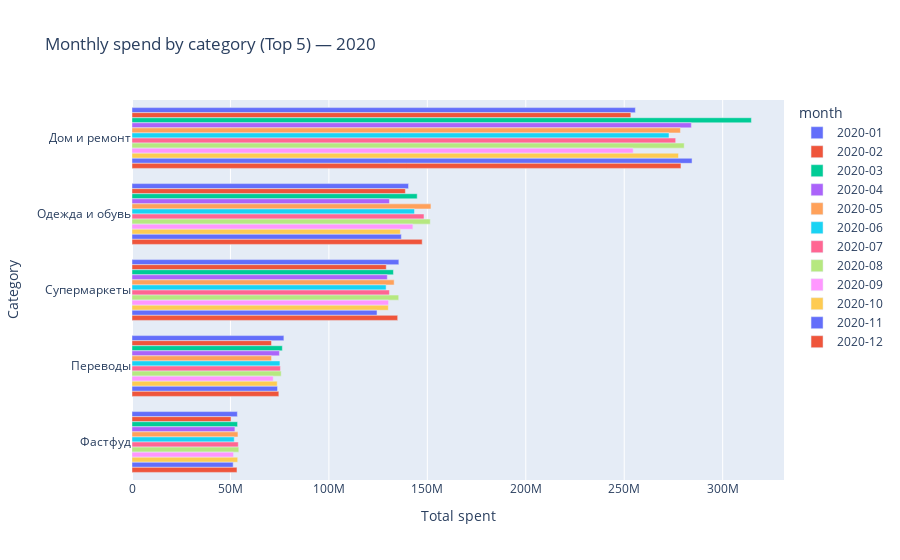

The notebook cell saved with this chart:
### Markdown cell above
### Динамика ежедневных расходов по топ-категориям (2020)

Линейный график отображает ежедневную динамику расходов для топ-3 категорий с наибольшей суммарной величиной трат за 2020 год.  
Каждая линия соответствует отдельной категории.

Визуализация позволяет:
- сравнить поведение расходов между ключевыми категориями во времени
- выявить волатильность и сезонные колебания
- определить категории с наиболее стабильными и наиболее изменчивыми расходами

### Code cell
TOP_N = 5          
BAR_MODE = "group" 

# месяц из даты
m = df.copy()
m["month"] = m["ymd"].dt.to_period("M").astype(str) 

# агрегируем траты по месяцу и  категориям
monthly_cat = (
    m.groupby(["month", "name"], as_index=False)["total_spent"]
    .sum()
)

# топ категорий по сумме за год 
top_names = (
    monthly_cat.groupby("name")["total_spent"].sum()
    .sort_values(ascending=False)
    .head(TOP_N)
    .index
)
monthly_top = monthly_cat[monthly_cat["name"].isin(top_names)].copy()

# порядок месяцев
month_order = pd.date_range("2020-01-01", "2020-12-01", freq="MS").strftime("%Y-%m").tolist()
monthly_top["month"] = pd.Categorical(monthly_top["month"], categories=month_order, ordered=True)

# порядок категорий (по сумме за год, сверху — крупнейшие)
cat_order = (
    monthly_top.groupby("name")["total_spent"].sum()
    .sort_values(ascending=True)   
    .index.tolist()
)


fig = px.bar(
    monthly_top.sort_values(["name", "month"]),
    y="name",
    x="total_spent",
    color="month",
    orientation="h",
    category_orders={"name": cat_order},
    barmode=BAR_MODE,
    title=f"Monthly spend by category (Top {TOP_N}) — 2020"
)

# cамые большие категории сверху
fig.update_layout(xaxis_title="Total spent", yaxis_title="Category")
fig.update_yaxes(autorange="reversed")

fig.show()

### Figure 1 — Plotly figure (JSON) as saved in the notebook; plotly's stock layout.template omitted (floating-point values rounded to 4 significant figures)
{"data": [{"alignmentgroup": "True", "hovertemplate": "month=2020-01<br>total_spent=%{x}<br>name=%{y}<extra></extra>", "legendgroup": "2020-01", "marker": {"color": "#636efa", "pattern": {"shape": ""}}, "name": "2020-01", "offsetgroup": "2020-01", "orientation": "h", "showlegend": true, "textposition": "auto", "type": "bar", "x": [255700000.0, 140500000.0, 77150000.0, 135500000.0, 53520000.0], "xaxis": "x", "y": ["Дом и ремонт", "Одежда и обувь", "Переводы", "Супермаркеты", "Фастфуд"], "yaxis": "y"}, {"alignmentgroup": "True", "hovertemplate": "month=2020-02<br>total_spent=%{x}<br>name=%{y}<extra></extra>", "legendgroup": "2020-02", "marker": {"color": "#EF553B", "pattern": {"shape": ""}}, "name": "2020-02", "offsetgroup": "2020-02", "orientation": "h", "showlegend": true, "textposition": "auto", "type": "bar", "x": [253400000.0, 138900000.0, 70860000.0, 129100000.0, 50290000.0], "xaxis": "x", "y": ["Дом и ремонт", "Одежда и обувь", "Переводы", "Супермаркеты", "Фастфуд"], "yaxis": "y"}, {"alignmentgroup": "True", "hovertemplate": "month=2020-03<br>total_spent=%{x}<br>name=%{y}<extra></extra>", "legendgroup": "2020-03", "marker": {"color": "#00cc96", "pattern": {"shape": ""}}, "name": "2020-03", "offsetgroup": "2020-03", "orientation": "h", "showlegend": true, "textposition": "auto", "type": "bar", "x": [314600000.0, 144900000.0, 76360000.0, 132800000.0, 53630000.0], "xaxis": "x", "y": ["Дом и ремонт", "Одежда и обувь", "Переводы", "Супермаркеты", "Фастфуд"], "yaxis": "y"}, {"alignmentgroup": "True", "hovertemplate": "month=2020-04<br>total_spent=%{x}<br>name=%{y}<extra></extra>", "legendgroup": "2020-04", "marker": {"color": "#ab63fa", "pattern": {"shape": ""}}, "name": "2020-04", "offsetgroup": "2020-04", "orientation": "h", "showlegend": true, "textposition": "auto", "type": "bar", "x": [284100000.0, 130800000.0, 74860000.0, 129700000.0, 52270000.0], "xaxis": "x", "y": ["Дом и ремонт", "Одежда и обувь", "Переводы", "Супермаркеты", "Фастфуд"], "yaxis": "y"}, {"alignmentgroup": "True", "hovertemplate": "month=2020-05<br>total_spent=%{x}<br>name=%{y}<extra></extra>", "legendgroup": "2020-05", "marker": {"color": "#FFA15A", "pattern": {"shape": ""}}, "name": "2020-05", "offsetgroup": "2020-05", "orientation": "h", "showlegend": true, "textposition": "auto", "type": "bar", "x": [278500000.0, 151800000.0, 70870000.0, 133100000.0, 53810000.0], "xaxis": "x", "y": ["Дом и ремонт", "Одежда и обувь", "Переводы", "Супермаркеты", "Фастфуд"], "yaxis": "y"}, {"alignmentgroup": "True", "hovertemplate": "month=2020-06<br>total_spent=%{x}<br>name=%{y}<extra></extra>", "legendgroup": "2020-06", "marker": {"color": "#19d3f3", "pattern": {"shape": ""}}, "name": "2020-06", "offsetgroup": "2020-06", "orientation": "h", "showlegend": true, "textposition": "auto", "type": "bar", "x": [272700000.0, 143500000.0, 75130000.0, 129100000.0, 51930000.0], "xaxis": "x", "y": ["Дом и ремонт", "Одежда и обувь", "Переводы", "Супермаркеты", "Фастфуд"], "yaxis": "y"}, {"alignmentgroup": "True", "hovertemplate": "month=2020-07<br>total_spent=%{x}<br>name=%{y}<extra></extra>", "legendgroup": "2020-07", "marker": {"color": "#FF6692", "pattern": {"shape": ""}}, "name": "2020-07", "offsetgroup": "2020-07", "orientation": "h", "showlegend": true, "textposition": "auto", "type": "bar", "x": [276100000.0, 148300000.0, 75380000.0, 130700000.0, 53980000.0], "xaxis": "x", "y": ["Дом и ремонт", "Одежда и обувь", "Переводы", "Супермаркеты", "Фастфуд"], "yaxis": "y"}, {"alignmentgroup": "True", "hovertemplate": "month=2020-08<br>total_spent=%{x}<br>name=%{y}<extra></extra>", "legendgroup": "2020-08", "marker": {"color": "#B6E880", "pattern": {"shape": ""}}, "name": "2020-08", "offsetgroup": "2020-08", "orientation": "h", "showlegend": true, "textposition": "auto", "type": "bar", "x": [280500000.0, 151500000.0, 75770000.0, 135500000.0, 54250000.0], "xaxis": "x", "y": ["Дом и ремонт", "Одежда и обувь", "Переводы", "Супермаркеты", "Фастфуд"], "yaxis": "y"}, {"alignmentgroup": "True", "hovertemplate": "month=2020-09<br>total_spent=%{x}<br>name=%{y}<extra></extra>", "legendgroup": "2020-09", "marker": {"color": "#FF97FF", "pattern": {"shape": ""}}, "name": "2020-09", "offsetgroup": "2020-09", "orientation": "h", "showlegend": true, "textposition": "auto", "type": "bar", "x": [254600000.0, 142700000.0, 71710000.0, 130300000.0, 51570000.0], "xaxis": "x", "y": ["Дом и ремонт", "Одежда и обувь", "Переводы", "Супермаркеты", "Фастфуд"], "yaxis": "y"}, {"alignmentgroup": "True", "hovertemplate": "month=2020-10<br>total_spent=%{x}<br>name=%{y}<extra></extra>", "legendgroup": "2020-10", "marker": {"color": "#FECB52", "pattern": {"shape": ""}}, "name": "2020-10", "offsetgroup": "2020-10", "orientation": "h", "showlegend": true, "textposition": "auto", "type": "bar", "x": [277600000.0, 136300000.0, 73760000.0, 130200000.0, 53680000.0], "xaxis": "x", "y": ["Дом и ремонт", "Одежда и обувь", "Переводы", "Супермаркеты", "Фастфуд"], "yaxis": "y"}, {"alignmentgroup": "True", "hovertemplate": "month=2020-11<br>total_spent=%{x}<br>name=%{y}<extra></extra>", "legendgroup": "2020-11", "marker": {"color": "#636efa", "pattern": {"shape": ""}}, "name": "2020-11", "offsetgroup": "2020-11", "orientation": "h", "showlegend": true, "textposition": "auto", "type": "bar", "x": [284500000.0, 136800000.0, 73910000.0, 124400000.0, 51380000.0], "xaxis": "x", "y": ["Дом и ремонт", "Одежда и обувь", "Переводы", "Супермаркеты", "Фастфуд"], "yaxis": "y"}, {"alignmentgroup": "True", "hovertemplate": "month=2020-12<br>total_spent=%{x}<br>name=%{y}<extra></extra>", "legendgroup": "2020-12", "marker": {"color": "#EF553B", "pattern": {"shape": ""}}, "name": "2020-12", "offsetgroup": "2020-12", "orientation": "h", "showlegend": true, "textposition": "auto", "type": "bar", "x": [278800000.0, 147400000.0, 74590000.0, 134900000.0, 53320000.0], "xaxis": "x", "y": ["Дом и ремонт", "Одежда и обувь", "Переводы", "Супермаркеты", "Фастфуд"], "yaxis": "y"}], "layout": {"barmode": "group", "legend": {"title": {"text": "month"}, "tracegroupgap": 0}, "title": {"text": "Monthly spend by category (Top 5) — 2020"}, "xaxis": {"anchor": "y", "domain": [0, 1], "title": {"text": "Total spent"}}, "yaxis": {"anchor": "x", "autorange": "reversed", "categoryarray": ["Дом и ремонт", "Одежда и обувь", "Супермаркеты", "Переводы", "Фастфуд"], "categoryorder": "array", "domain": [0, 1], "title": {"text": "Category"}}}}
